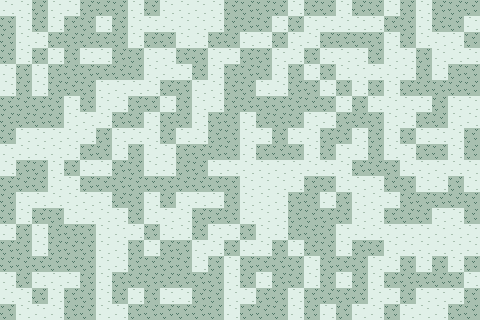

This is a level from a 2D game, rendered from its Tiled map with the project's own tilesets. A one-line summary and the complete map file follow:
An orthogonal 30x20 tile map with 16x16 px tiles, 1 tile layer (prototype), 1 hidden layer not drawn.

<map version="1.10" tiledversion="1.11.0" orientation="orthogonal" renderorder="right-down" width="30" height="20" tilewidth="16" tileheight="16" infinite="0" nextlayerid="5" nextobjectid="1">
 <tileset firstgid="1" name="tiles" tilewidth="16" tileheight="16" tilecount="64" columns="4">
  <image source="tiles.png" width="64" height="256" />
  <wangsets>
   <wangset name="Terrain" type="corner" tile="-1" />
  </wangsets>
 </tileset>
 <layer id="3" name="prototype" width="30" height="20">
  <data encoding="csv">
13,13,7,13,13,7,7,7,13,7,13,13,13,13,7,7,7,7,13,7,7,13,7,7,13,7,13,7,7,7,
7,13,7,13,7,7,13,7,13,13,13,13,13,13,7,7,7,13,7,13,13,13,13,13,7,7,13,7,7,13,
7,13,13,7,7,7,7,7,13,7,7,13,13,7,7,13,13,7,13,13,7,7,7,7,13,7,13,13,13,7,
7,13,7,13,7,13,13,7,7,13,13,7,7,13,13,7,7,13,13,7,13,13,13,7,13,13,7,13,13,13,
13,7,13,7,7,7,7,7,7,13,13,13,7,13,7,7,7,13,7,13,7,13,13,13,13,13,7,13,7,7,
13,7,13,7,7,7,13,13,13,13,7,7,13,13,7,7,13,13,7,7,13,7,13,7,13,7,7,7,7,7,
7,7,7,7,13,7,13,13,7,7,13,7,13,13,7,7,7,7,7,7,7,13,7,13,13,13,13,7,13,13,
7,7,7,7,13,13,13,7,7,13,7,7,13,7,7,13,7,7,7,13,13,7,7,7,13,13,7,7,13,13,
7,13,13,13,13,13,7,13,13,13,7,13,13,7,7,13,13,7,13,13,7,7,13,7,13,7,13,13,13,7,
13,13,13,13,13,7,7,13,7,13,13,7,7,7,7,13,7,7,7,13,7,13,13,7,13,13,7,7,13,7,
13,7,7,13,7,13,13,7,7,13,13,7,7,13,13,13,13,13,13,13,13,13,7,7,7,13,13,13,13,13,
7,7,7,13,13,7,7,7,7,7,7,7,7,7,7,13,13,13,13,7,7,13,13,13,7,7,13,13,7,13,
7,13,13,13,13,13,13,7,7,13,7,13,13,13,7,13,13,13,7,7,13,7,13,13,13,7,7,7,7,7,
7,13,7,7,13,13,13,13,7,13,13,13,7,7,7,13,13,13,7,7,7,7,13,13,7,7,7,13,13,7,
13,7,13,7,7,7,13,13,13,7,13,13,7,13,13,7,13,13,7,7,7,13,13,13,13,13,13,13,13,13,
7,7,13,7,7,7,13,13,7,13,7,7,13,13,7,13,13,7,13,7,7,13,7,7,13,13,13,13,13,13,
7,7,7,7,7,7,13,13,7,7,7,7,13,7,13,7,7,7,7,13,7,7,7,13,13,7,13,7,13,7,
13,7,13,13,13,7,13,7,7,7,7,7,7,7,13,7,13,7,7,13,7,13,7,13,7,7,7,7,7,13,
13,13,7,13,7,7,13,7,13,7,13,13,7,7,13,13,7,7,13,7,7,7,7,13,13,7,13,13,13,7,
7,13,13,13,7,7,13,13,7,7,7,7,7,7,13,7,7,7,13,7,13,7,13,13,7,13,13,13,7,7
</data>
 </layer>
 <layer id="4" name="terrain" width="30" height="20" visible="0" locked="1" offsetx="8" offsety="8">
  <data encoding="csv">
0,0,0,0,0,0,0,0,0,0,0,0,0,0,0,0,0,0,0,0,0,0,0,0,0,0,0,0,0,0,
0,0,0,0,0,0,0,0,0,0,0,0,0,0,0,0,0,0,0,0,0,0,0,0,0,0,0,0,0,0,
0,0,0,0,0,0,0,0,0,0,0,0,0,0,0,0,0,0,0,0,0,0,0,0,0,0,0,0,0,0,
0,0,0,0,0,0,0,0,0,0,0,0,0,0,0,0,0,0,0,0,0,0,0,0,0,0,0,0,0,0,
0,0,0,0,0,0,0,0,0,0,0,0,0,0,0,0,0,0,0,0,0,0,0,0,0,0,0,0,0,0,
0,0,0,0,0,0,0,0,0,0,0,0,0,0,0,0,0,0,0,0,0,0,0,0,0,0,0,0,0,0,
0,0,0,0,0,0,0,0,0,0,0,0,0,0,0,0,0,0,0,0,0,0,0,0,0,0,0,0,0,0,
0,0,0,0,0,0,0,0,0,0,0,0,0,0,0,0,0,0,0,0,0,0,0,0,0,0,0,0,0,0,
0,0,0,0,0,0,0,0,0,0,0,0,0,0,0,0,0,0,0,0,0,0,0,0,0,0,0,0,0,0,
0,0,0,0,0,0,0,0,0,0,0,0,0,0,0,0,0,0,0,0,0,0,0,0,0,0,0,0,0,0,
0,0,0,0,0,0,0,0,0,0,0,0,0,0,0,0,0,0,0,0,0,0,0,0,0,0,0,0,0,0,
0,0,0,0,0,0,0,0,0,0,0,0,0,0,0,0,0,0,0,0,0,0,0,0,0,0,0,0,0,0,
0,0,0,0,0,0,0,0,0,0,0,0,0,0,0,0,0,0,0,0,0,0,0,0,0,0,0,0,0,0,
0,0,0,0,0,0,0,0,0,0,0,0,0,0,0,0,0,0,0,0,0,0,0,0,0,0,0,0,0,0,
0,0,0,0,0,0,0,0,0,0,0,0,0,0,0,0,0,0,0,0,0,0,0,0,0,0,0,0,0,0,
0,0,0,0,0,0,0,0,0,0,0,0,0,0,0,0,0,0,0,0,0,0,0,0,0,0,0,0,0,0,
0,0,0,0,0,0,0,0,0,0,0,0,0,0,0,0,0,0,0,0,0,0,0,0,0,0,0,0,0,0,
0,0,0,0,0,0,0,0,0,0,0,0,0,0,0,0,0,0,0,0,0,0,0,0,0,0,0,0,0,0,
0,0,0,0,0,0,0,0,0,0,0,0,0,0,0,0,0,0,0,0,0,0,0,0,0,0,0,0,0,0,
0,0,0,0,0,0,0,0,0,0,0,0,0,0,0,0,0,0,0,0,0,0,0,0,0,0,0,0,0,0
</data>
 </layer>
</map>
